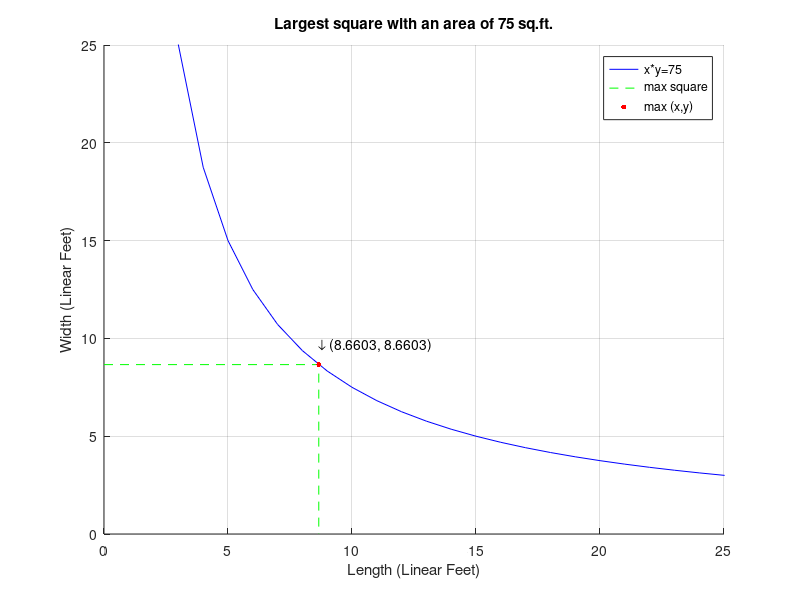

Recreate this plot in MATLAB.
%*********************************************************************
%Make Your Own S.T.E.A.M.
%Jay Strickland
%20190517
%
%This MATLAB script plots the 2d x*y maximums for an area of 75 sq.ft., 
%as well as the largest square possible given that area. It's
%purpose is to provide an illustration for a how to article. You can read
%the full article at makeyourownsteam.com
%
%********************************************************************

%matlab good habit, clean everything before getting started
clc;clear;close;


%Strategy: 
%   1) define params for all maxima (any x*y = 75 combo)
%   2) define params for the square
%   3) define params for a point at the intersection of the three lines
%   4) plot all params AND set plot/figure styles

%   1) define params for all maxima (should be a line that intersects both
%   axis at 75)

X1 = 0:30;
Y1 = 75./(X1);

%   2) define params for thesquare

%going to be using this number a lot
maxsquare = sqrt(75);

X2 = [0, maxsquare, maxsquare];
Y2 = [maxsquare, maxsquare 0];

%   3) define params for a point at the intersection of the three lines

X3 = maxsquare;
Y3 = maxsquare;

%   4) plot all params AND set plot/figure styles



%name figure
figure('Name','Largest Square');
grid on;
axis([0 25 0 25]);

%squelch extra figures, we just want to do things to the one
hold on;

%-b = blue line, --g = green dashed line, r. = red dot
plot(X1,Y1,'-b',X2,Y2,'--g',X3,Y3,'r.','MarkerSize',12);
legend('x*y=75','max square','max (x,y)');

%label maximum, use x+0.5 offset to make it look pretty
text(X3,Y3+1,'\downarrow (8.6603, 8.6603)');

%add labels for plot
title('Largest square with an area of 75 sq.ft.')
xlabel('Length (Linear Feet)')
ylabel('Width (Linear Feet)')
